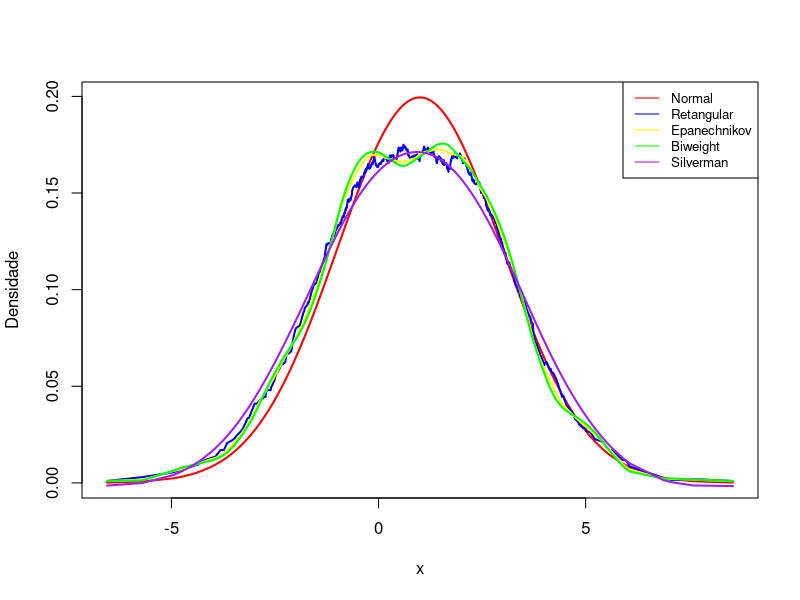
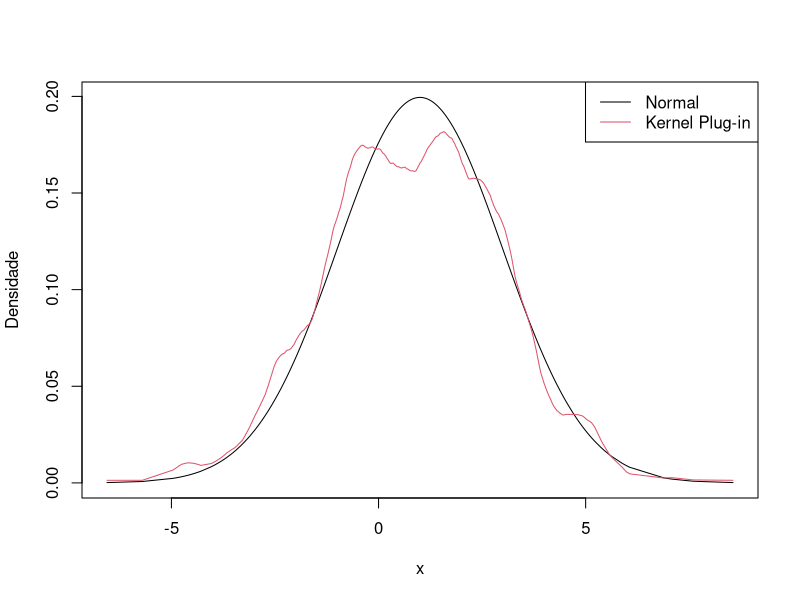
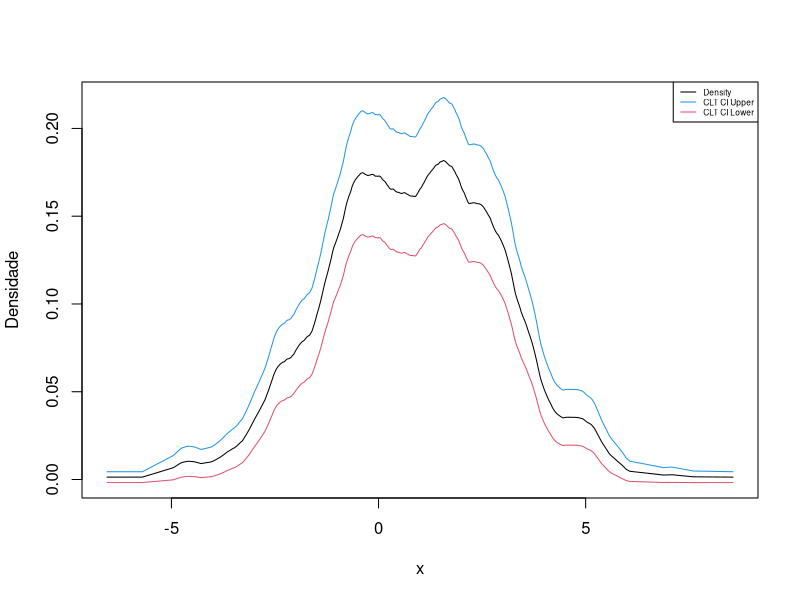
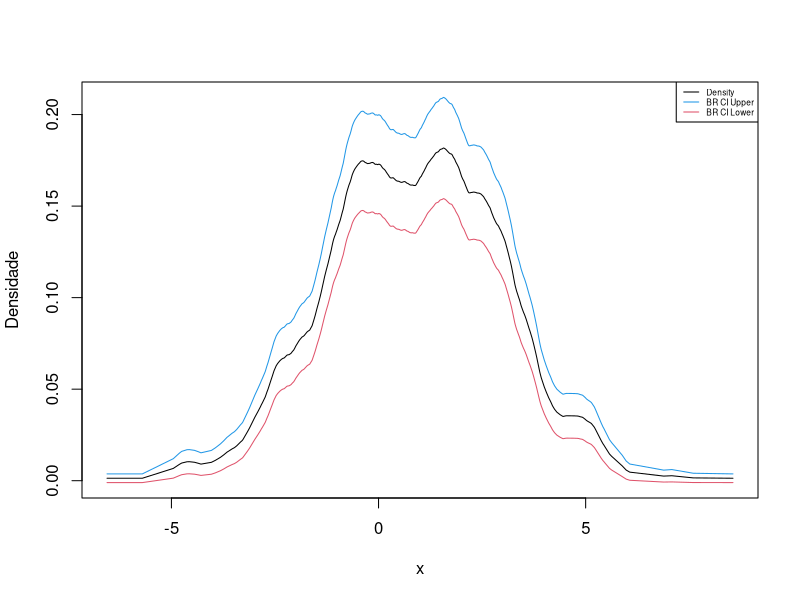

R code for these plots, in order:
## ---- chunk 1
set.seed(1991)
n = 1000 # quanto maior, melhor a estimativa.
media = 1
desvio = 2
x = rnorm(n,media,desvio)
alpha = 0.01
delta = 0.4 # 1/S<delta<1/2 (corolário p.1072 Biockel and Rosenblatt)
Rk = 3/5
## ---- chunk 2
kr = function(x) 0.5*(abs(x)<=1) # kernel retangular
ke = function(x) 0.75*(1-x^2)*(abs(x)<=1) # 
kb = function(x) 0.9375*(1-x^2)^2*(abs(x)<=1)
ks = function(x) 0.5*exp(-abs(x)/(2^.5))*sin(abs(x)/(2^.5)+pi/4) # kernel silverman 1986

## ---- chunk 3
f.w = function(x,h,k){
        n = length(x)
        f1 = rep(0,n)
        for (i in 1:n){
          f1[i] = sum(k((x-x[i])/h))/(n*h)
        }
        f1
      }
## ---- chunk 4
h = 1 # bandwith/espaçamento
fr = f.w(x,h,k=kr) #kernel retangular (uniforme)
fe = f.w(x,h,k=ke) #kernel epanechnikov
fb = f.w(x,h,k=kb) #kernel biweight
fs = f.w(x,h,k=ks) #kernel silverman
fp = 1/(desvio*sqrt(2*pi))*exp(-.5*((x-media)/desvio)^2) #kernel paramétrico (gaussiano)

## ---- chunk 5
plot(sort(x), fp[order(x)], col="red", lwd=2, 
     type="l", ylab="Densidade", xlab="x")
lines(sort(x), fr[order(x)], col="blue", lwd=2)
lines(sort(x), fe[order(x)], col="yellow", lwd=2)
lines(sort(x), fb[order(x)], col="green", lwd=2)
lines(sort(x), fs[order(x)], col="purple", lwd=2)
  legend("topright", legend = c("Normal", "Retangular", "Epanechnikov", "Biweight", "Silverman"), col=c("red","blue","yellow","green","purple"), lty=1, cex=.8)

## ---- chunk 6
iqr = diff(quantile(x,c(.25,.75)))/diff(qnorm(c(.25,.75)))
h.pg = 1.06*n^(-1/5)*min(sd(x),iqr)
f.pg = f.w(x,h=h.pg,k=ke)

# testando vários valores de h:
# f.teste = f.w(x, h=.5, k=ke)

#dev.off()

plot(sort(x),fp[order(x)], type="l", col=1, ylab="Densidade", xlab="x")
lines(sort(x),f.pg[order(x)], col=2)
legend("topright", legend = c("Normal", "Kernel Plug-in"), col = c(1,2), lty=1)

# curva do f.teste:
# lines(sort(x),f.teste[order(x)],col=4)


## ---- chunk 7
fe = f.w(x, h=h.pg, k=ke)
var_kde_hat = fe*Rk/(n*h.pg)

z_alpha2 = qnorm(1-alpha/2)
ci_low_clt = fe - z_alpha2*sqrt(var_kde_hat)
ci_up_clt = fe + z_alpha2*sqrt(var_kde_hat)

plot(sort(x), fe[order(x)], type = "l", col = 1, 
     ylab = "Densidade", xlab = "x", 
     ylim = c(min(ci_low_clt), max(ci_up_clt)))

lines(sort(x), type = "l", ci_low_clt[order(x)], col = 2)

lines(sort(x), type = "l", ci_up_clt[order(x)], col = 4)

legend("topright", legend = c("Density", "CLT CI Upper", "CLT CI Lower"), col = c(1,4,2), lty = 1, cex = .5)

## ---- chunk 8
e_alpha = -log(-log(alpha)/2)
sqrt_h = sqrt(-2*log(h.pg))
aux = 2*delta*log(n)
O = sqrt(aux)+1/aux*(log(1/(sqrt(pi))))+.5*(log(delta)+log(log(n)))
var_br = sqrt(fe*Rk/(n*h.pg))*(O+e_alpha/sqrt_h)
ci_low_br = fe - var_br
ci_up_br = fe + var_br

plot(sort(x), fe[order(x)], type = "l", col = 1, 
     ylab = "Densidade", xlab = "x", 
     ylim = c(min(ci_low_br), max(ci_up_br)))

lines(sort(x), type = "l", ci_low_br[order(x)], col = 2)

lines(sort(x), type = "l", ci_up_br[order(x)], col = 4)

legend("topright", legend = c("Density", "BR CI Upper", "BR CI Lower"), 
       col = c(1,4,2), lty = 1, cex = .5)



